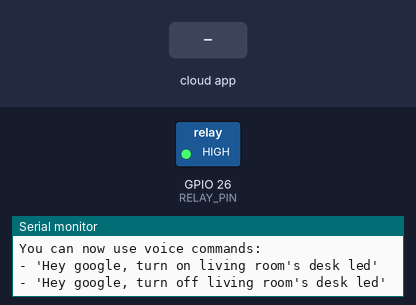
Simulated run of this sketch. Board: ESP32. Shown: switched loads named in the sketch (green lamp = pin HIGH), the last lines printed to the serial monitor. The test bench sets the inputs (shaded band). WiFi joins after 1.5 s; servers stay silent unless stated.

Above: at 2.7 s.
2.8 s: the phone or cloud app sets DEVICE_ID to 1
At 3.7 s:
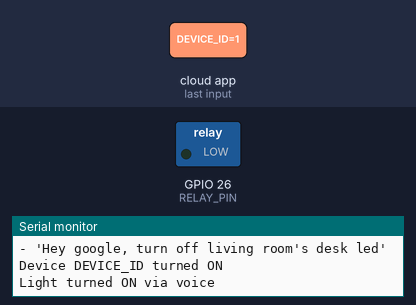
4.3 s: the phone or cloud app sets DEVICE_ID to 0
At 5.0 s:
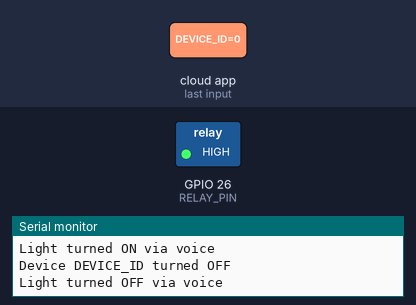
Timing chart, 0 to 7.3 s (numbered marks = the images above; inputs shaded):
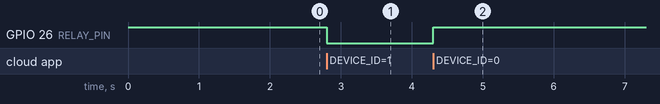

Measured:
- after the input at 2.8 s, GPIO 26 (RELAY_PIN): HIGH → LOW at once
- after the input at 4.3 s, GPIO 26 (RELAY_PIN): LOW → HIGH at once

The sketch:

smart_home_control.ino
```cpp
#include <WiFi.h>
#include <SinricPro.h>
#include <SinricProSwitch.h>

// Relay pin
const int relayPin = 26;

// WiFi credentials
const char* WIFI_SSID = "Your Wifi SSID";
const char* WIFI_PASS = "Wifi Password";

// SinricPro credentials (get from website)
#define APP_KEY    "APP_KEY"     // From SinricPro dashboard
#define APP_SECRET "APP_SECRET"  // From SinricPro dashboard
#define DEVICE_ID "DEVICE_ID"     // From SinricPro dashboard


#define RELAY_PIN 26  // GPIO 26 connected to relay


bool onPowerState(const String &deviceId, bool &state) {
  Serial.printf("Device %s turned %s\r\n", deviceId.c_str(), state ? "ON" : "OFF");

  // Control the relay
  if (state) {
    digitalWrite(RELAY_PIN, LOW);  // Turn relay ON
    Serial.println("Light turned ON via voice");
  } else {
    digitalWrite(RELAY_PIN, HIGH); // Turn relay OFF
    Serial.println("Light turned OFF via voice");
  }

  return true;
}

void setup() {
  Serial.begin(115200);

  // Setup relay
  pinMode(RELAY_PIN, OUTPUT);
  digitalWrite(RELAY_PIN, HIGH); // Start OFF

  // Connect WiFi
  WiFi.begin(WIFI_SSID, WIFI_PASS);
  Serial.print("Connecting to WiFi");
  while (WiFi.status() != WL_CONNECTED) {
    delay(500);
    Serial.print(".");
  }
  Serial.println("\nConnected to WiFi!");

  // Setup SinricPro device
  SinricProSwitch& mySwitch = SinricPro[DEVICE_ID];
  mySwitch.onPowerState(onPowerState);

  // Start SinricPro
  SinricPro.begin(APP_KEY, APP_SECRET);
  Serial.println("SinricPro initialization complete!");
  Serial.println("You can now use voice commands:");
  Serial.println("- 'Hey google, turn on living room's desk led'");
  Serial.println("- 'Hey google, turn off living room's desk led'");
}

void loop() {
  SinricPro.handle(); // Handle SinricPro commands
  delay(10);
}
```
